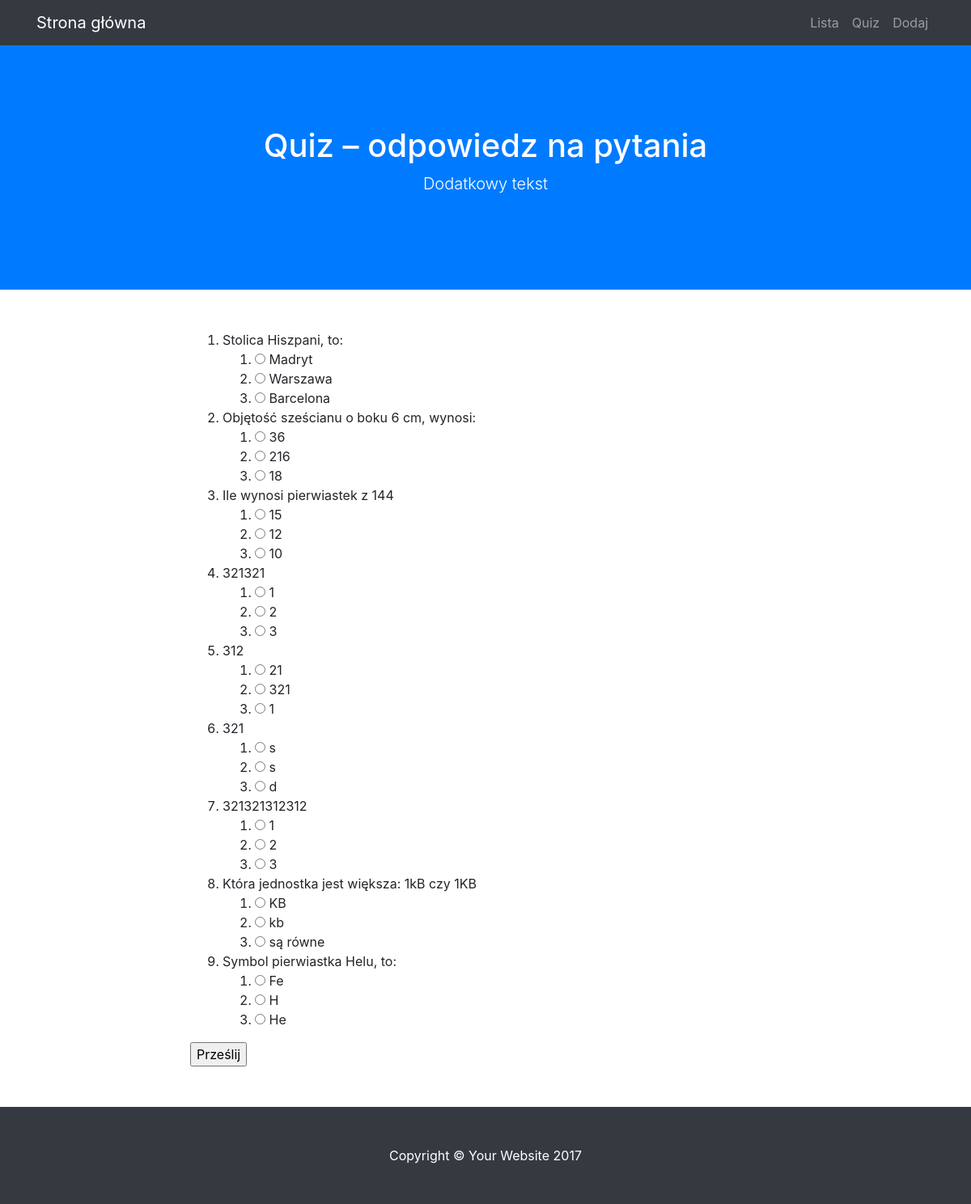
The page /quiz on the database its author committed.
### quiz/modele.py (models this page shows)
class BazaModel(Model):
    class Meta:
        database = baza

class Pytanie(BazaModel):
    pytanie = CharField(null=False)
    kategoria = ForeignKeyField(Kategoria, related_name='pytania')

class Odpowiedz(BazaModel):
    odpowiedz = CharField(null=False)
    pytanie = ForeignKeyField(Pytanie, related_name='odpowiedzi')
    odpok = IntegerField(default=0)

### quiz/views.py (the view, shortened to what this page needs)
@app.route("/quiz", methods=['GET', 'POST'])
def quiz():
    print(request.form)
    pytania = Pytanie.select().join(Odpowiedz).distinct()
    return render_template('quiz.html', pytania=pytania)

### quiz/app.py (called while the page is built)
@app.before_request
def before_request():
    g.db = baza
    g.db.connect()

@app.after_request
def after_request(response):
    g.db.close()
    return response

### quiz/templates/quiz.html (shortened to what this page needs)
{% extends "szablon.html" %}
{% block h1 %}Quiz – odpowiedz na pytania{% endblock %}
{% block tresc %}
    <form method="POST">
        <ol>
        {% for p in pytania %}
            <li>
                {{ p.pytanie }}
                <ol>
                    {% for o in p.odpowiedzi %}
                    <li>
                        <input type="radio" name="{{ p.id }}" value="{{ o.id }}">
                        {{ o.odpowiedz }}</li>
                    {% endfor %}
                </ol>
            </li>
        {% endfor %}
        </ol>
        <input type="submit" value="Prześlij">
    </form>
{% endblock %}

### quiz/templates/szablon.html (shortened to what this page needs)
<!DOCTYPE html>
<html lang="pl">
  <head>
    <link href="{{ url_for('static', filename='vendor/bootstrap/css/bootstrap.min.css') }}" rel="stylesheet">
    <link href="{{ url_for('static', filename='css/scrolling-nav.css') }}" rel="stylesheet">
    <link href="{{ url_for('static', filename='css/style.css') }}" rel="stylesheet">
  </head>
  <body id="page-top">
    <nav class="navbar navbar-expand-lg navbar-dark bg-dark fixed-top" id="mainNav">
      <div class="container">
        <a class="navbar-brand js-scroll-trigger" href="{{ url_for('index') }}">Strona główna</a>
        <div class="collapse navbar-collapse" id="navbarResponsive">
          <ul class="navbar-nav ml-auto">
            <li class="nav-item">
              <a class="nav-link js-scroll-trigger" href="{{ url_for('lista') }}">Lista</a>
            </li>
            <li class="nav-item">
              <a class="nav-link js-scroll-trigger" href="{{ url_for('quiz') }}">Quiz</a>
            </li>
            <li class="nav-item">
              <a class="nav-link js-scroll-trigger" href="{{ url_for('dodaj') }}">Dodaj</a>
            </li>
          </ul>
        </div>
      </div>
    </nav>
    <header class="bg-primary text-white">
      <div class="container text-center">
        <h1>{% block h1 %}{% endblock %}</h1>
        <p class="lead">Dodatkowy tekst</p>
      </div>
    </header>
    <section id="tresc">
      <div class="container">
        <div class="row">
          <div class="col-lg-8 mx-auto">
            {% block tresc %}{% endblock %}
          </div>
        </div>
      </div>
    </section>
    <footer class="py-5 bg-dark">
      <div class="container">
        <p class="m-0 text-center text-white">Copyright &copy; Your Website 2017</p>
      </div>
    </footer>
  </body>
</html>

### quiz/static/css/scrolling-nav.css (style rules this page uses)
header { padding: 154px 0 100px; }
@media (min-width: 992px) { header { padding: 156px 0 100px; } }
section { padding: 150px 0; }

### quiz/static/css/style.css (style rules this page uses)
#tresc { padding-top: 50px; padding-bottom: 50px; }

### rows shown on the page
Pytanie: pytanie "Stolica Hiszpani, to:"
Odpowiedz: odpowiedz "Madryt"
Odpowiedz: odpowiedz "Warszawa"
Odpowiedz: odpowiedz "Barcelona"
Pytanie: pytanie "Objętość sześcianu o boku 6 cm, wynosi:"
Odpowiedz: odpowiedz "36"
Odpowiedz: odpowiedz "216"
Odpowiedz: odpowiedz "18"
Pytanie: pytanie "Ile wynosi pierwiastek z 144"
Odpowiedz: odpowiedz "15"
Odpowiedz: odpowiedz "12"
Odpowiedz: odpowiedz "10"
Pytanie: pytanie "321321"
Odpowiedz: odpowiedz "1"
Odpowiedz: odpowiedz "2"
Odpowiedz: odpowiedz "3"
Pytanie: pytanie "312"
Odpowiedz: odpowiedz "21"
Odpowiedz: odpowiedz "321"
Odpowiedz: odpowiedz "1"
Pytanie: pytanie "321"
Odpowiedz: odpowiedz "s"
Odpowiedz: odpowiedz "s"
Odpowiedz: odpowiedz "d"
Pytanie: pytanie "321321312312"
Odpowiedz: odpowiedz "1"
Odpowiedz: odpowiedz "2"
Odpowiedz: odpowiedz "3"
Pytanie: pytanie "Która jednostka jest większa: 1kB czy 1KB"
Odpowiedz: odpowiedz "KB"
Odpowiedz: odpowiedz "kb"
Odpowiedz: odpowiedz "są równe"
Pytanie: pytanie "Symbol pierwiastka Helu, to:"
Odpowiedz: odpowiedz "Fe"
Odpowiedz: odpowiedz "H"
Odpowiedz: odpowiedz "He"
